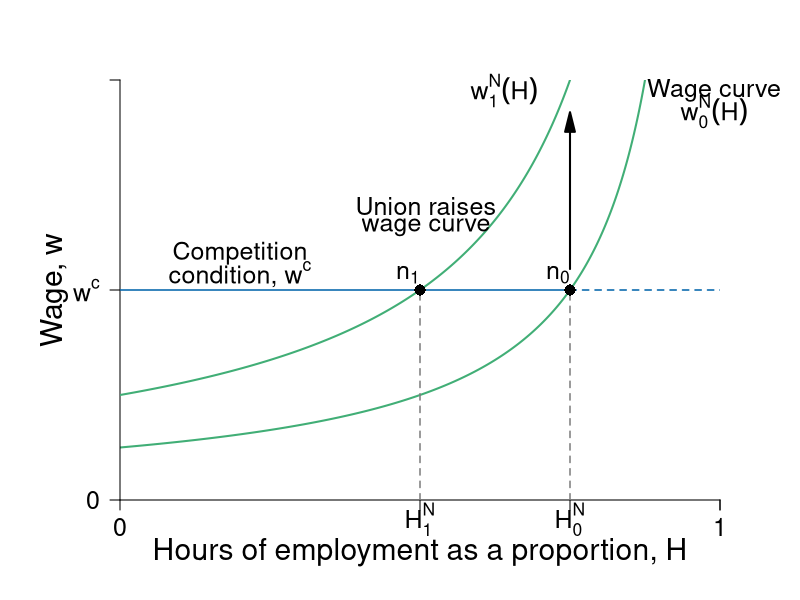

The R source for this figure:
require(shape)
require(plotrix)
pdf(file = "capitalism/employment_unions_bad.pdf", width = 9, height = 7)

#Set parameters for graphics
pointsize <- 1.8
axislabelsize <- 1.8
labelsize <- 1.5
namesize <- 1.8
annotatesize <- 1.5
graphlinewidth <- 2
segmentlinewidth <- 1.5

COL <- c("#7fc97f", "#beaed4", "#fdc086", "#ffff99", "#386cb0", "#f0027f", "#bf5b17", "#666666")
COLA <- c("#e0f3db", "#99d8c9","#66c2a4","#41ae76", "#238b45", "#005824")
COLB <- c("#c6dbef", "#4eb3d3", "#2b8cbe", "#0868ac","#084081")
COLC <- c("#fcfbfd", "#efedf5", "#dadaeb", "#bcbddc", "#9e9ac8", "#807dba", "#6a51a3", "#54278f", "#3f007d")
grays <- gray.colors(25, start = 1, end = 0, alpha = 1)

WageFn <- function(H, delta = 5) {
  delta /(1 - H)
}


par(mar =  c(5, 6, 4, 4))
xlims <- c(0, 1)
ylims <- c(0, 40)


plot(0, 0, xlim = xlims, ylim = ylims, type = "n",
     xlab = "",
     ylab = "",
     xaxt = "n", 
     yaxt = "n",
     cex.lab = axislabelsize, 
     bty = "n", 
     xaxs = "i", 
     yaxs = "i")

text(-0.11, 0.5*ylims[2], expression(paste("Wage, ", w)), xpd = TRUE, cex = axislabelsize, srt = 90) 
text(0.5*xlims[2], -5, expression(paste("Hours of employment as a proportion, ", H)), xpd = TRUE, cex = axislabelsize) 


npts <- 500 
npts2 <- 501
#Specify the sequences of points for graphing. 
xx1 <- seq(xlims[1], 0.9, length.out = npts)
xx2 <- seq(xlims[1], xlims[2], length.out = npts)
xx3 <- seq(xlims[1], xlims[2], length.out = npts2)
xx4 <- seq(xlims[1], 25, length.out = npts2)

#Draw the lines for the graphs
lines(xx1, WageFn(xx1), col = COLA[4], lwd = graphlinewidth)
#lines(xx2, solowCondition(xx2, delta = 5), col = COL[3], lwd = 4)
#lines(xx2, solowInfeas(xx2, delta = 5), col = COL[1], lwd = 4, lty = 2)

#Customize ticks and labels for the plot
#ticksy <- c(0, 5, 10, 20,  40)
#ylabels <- c(0, expression(paste(B)), expression(paste(B+underline(u)/t[0])), expression(paste(B+underline(u)/t[1])), expression(paste(w[0])), NA)
#ylabels <- c(0,  expression(paste(B + underline(u[0]))), expression(paste(B + underline(u[1]))), expression(paste(w^c)), NA)
ticksy <- c(0, 20,  40)
#ylabels <- c(0, expression(paste(B)), expression(paste(B+underline(u)/t[0])), expression(paste(B+underline(u)/t[1])), expression(paste(w[0])), NA)
ylabels <- c(0,  expression(paste(w^c)), NA)


ticksx <- c(0, 0.5, 0.75, 1, xlims[2])
xlabels <- c(0, expression(paste(H[1]^N)),expression(paste(H[0]^N)), 1.0, NA)
axis(1, at = ticksx, pos = 0, labels = xlabels, cex.axis = labelsize)
axis(2, at = ticksy, pos = 0, labels = ylabels, las = 1, cex.axis = labelsize)

#Annotation of the  graphs
text(0.99, 39, expression(paste("Wage curve")), cex = labelsize,xpd = TRUE)
text(0.99, 37, expression(paste(w[0]^N*(H))), cex = labelsize,xpd = TRUE)

text(0.64, 39, expression(paste(w[1]^N*(H))), cex = labelsize, xpd = TRUE)

#segments(1, 0, 1, 42, lty = 2, lwd = 3, col = "darkgray")
segments(0.75, 0, 0.75, 20, lty = 2, lwd = segmentlinewidth, col = grays[20])

#Arrows(0.8, 15, 0.8, 19, col = "black", lty = 1, lwd = 2, arr.type = "triangle")
#Arrows(0.8, 15, 0.8, 11, col = "black", lty = 1, lwd = 2, arr.type = "triangle")
#text(0.98, 16.5, expression(paste("Employment rent")))
#text(0.98, 15, expression(paste("decreases with union")))

#Original competition condition 
segments(0, 20, 0.75, 20, lty = 1, lwd = segmentlinewidth, col = COLB[4])
segments(0.75, 20, 1.2, 20, lty = 2, lwd = segmentlinewidth, col = COLB[4])

points(0.75, 20, pch = 16, col = "black", cex = 1.5)
text(0.73, 21.5, expression(paste(n[0])), cex = labelsize)


#Union raises the wage function
lines(xx1, WageFn(xx1, delta = 10), col = COLA[4], lwd = graphlinewidth)

#segments(0, 10, 1.2, 10, lty = 2, lwd = 2, col = "darkgray")
#text(0.97, 11, expression(paste(B + a[1])))



Arrows(0.75, 22, 0.75, 36, col = "black", lty = 1, lwd = 2, arr.type = "triangle")
text(0.51, 28, expression(paste("Union raises")), cex = labelsize, xpd = TRUE)
text(0.51, 26, expression(paste("wage curve")), cex = labelsize, xpd = TRUE)
  
segments(0.5, 0, 0.5, 20, lty = 2, lwd = segmentlinewidth, col = grays[20])
points(0.5, 20, pch = 16, col = "black", cex = 1.5)
text(0.48, 21.5, expression(paste(n[1])), cex = labelsize)
#text(1.02, 26, expression(paste(zpc[1], ", ", w == w[1])))


#Unemployment benefits & a
#segments(0, 5, 1.2, 5, lty = 2, lwd = 2, col = "darkgray")
#segments(0, 2.5, 1.2, 2.5, lty = 2, lwd = segmentlinewidth, col = grays[20])

#Zero profit condition
text(0.2, 23.5, expression(paste("Competition")), cex = labelsize, xpd = TRUE)
text(0.2, 21.5, expression(paste("condition, ", w^c)), cex = labelsize, xpd = TRUE)
#text(1.00, 18.5, expression(paste(w^c)), cex = labelsize, xpd = TRUE)

#text(0.97, 6, expression(paste(B + a[0])))
#text(0.97, 3.5, expression(paste(B, " (unemployment benefits)")))
#text(1.08, 36, expression(paste("level of")))
#text(1.08, 34, expression(paste("employment, ", bar(H))))


dev.off()
